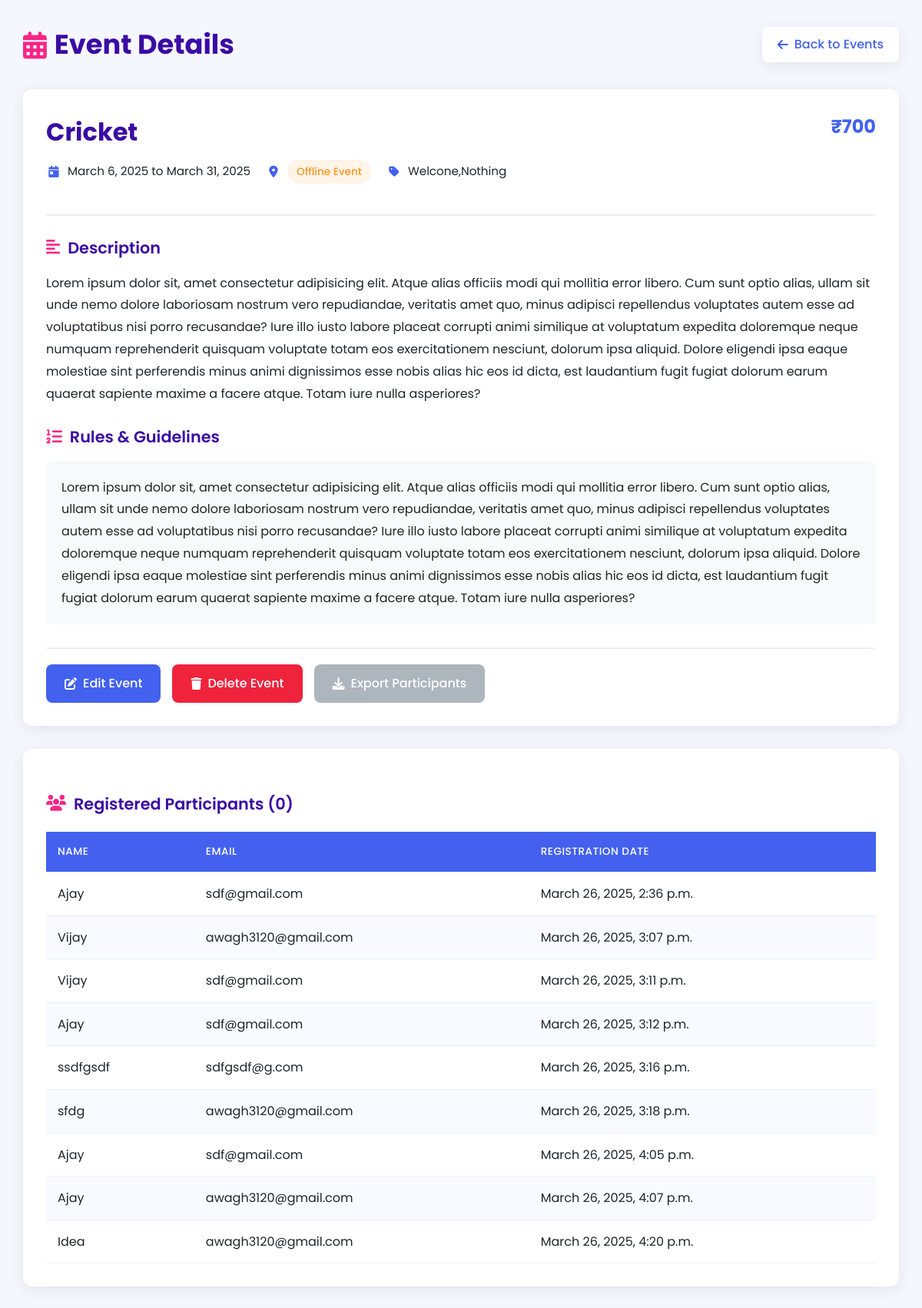
/dashboard/event-details/1 (signed in), run on the app's committed database.
### dashboard/models.py (models this page shows, shortened)
class Events(models.Model):
    title = models.CharField(max_length=200)
    content = models.TextField(null=True,blank=True)
    rules = models.TextField(null=True,blank=True)
    from_date = models.DateField(null=True,blank=True)
    to_date = models.DateField(null=True,blank=True)
    tags = models.CharField(max_length=200,null=True,blank=True)
    price = models.IntegerField(null=True,blank=True)
    mode = models.CharField(max_length=200,null=True,blank=True)

class Entries(models.Model):
    event = models.ForeignKey(Events, on_delete=models.CASCADE)
    team_name = models.CharField(max_length=200)
    members = models.TextField(null=True,blank=True)
    Mobile = models.IntegerField()
    email = models.EmailField()
    registration_date = models.DateTimeField(default=now)
    payment_status = models.BooleanField(default=False,null=True,blank=True)

### dashboard/views.py (the view)
# urls.py: path('event-details/<int:id>',eventDetails, name='event-detail-dashboard'),
@login_required(login_url="admin-login")
def eventDetails(request,id):
    event = Events.objects.get(id=id)
    entries_obj = Entries.objects.filter(event=event)
    return render(request,"dashboard/event_details.html",{"event":event,"entries_obj":entries_obj})

### templates/dashboard/event_details.html (shortened to what this page needs)
<!DOCTYPE html>
<html lang="en">
<head>
    <link rel="stylesheet" href="https://cdnjs.cloudflare.com/ajax/libs/font-awesome/6.4.0/css/all.min.css">
</head>
<body>
    <div class="container">
        <div class="header">
            <h1><i class="fas fa-calendar-alt"></i> Event Details</h1>
            <a href="/admin/events/" class="back-btn">
                <i class="fas fa-arrow-left"></i> Back to Events
            </a>
        </div>
        <div class="event-details-card">
            <div class="event-header">
                <div>
                    <h2 class="event-title">{{ event.title }}</h2>
                    <div class="event-meta">
                        <div class="meta-item">
                            <i class="fas fa-calendar-day"></i>
                            <span>{{ event.from_date }} to {{ event.to_date }}</span>
                        </div>
                        <div class="meta-item">
                            <i class="fas fa-map-marker-alt"></i>
                            <span class="event-mode {% if event.mode == 'Online' %}mode-online{% else %}mode-offline{% endif %}">
                                {{ event.mode }} Event
                            </span>
                        </div>
                        <div class="meta-item">
                            <i class="fas fa-tag"></i>
                            <span>{{ event.tags }}</span>
                        </div>
                    </div>
                </div>
                <div class="event-price">₹{{ event.price }}</div>
            </div>
            <h3 class="section-title"><i class="fas fa-align-left"></i> Description</h3>
            <div class="event-content">
                {{ event.content }}
            </div>
            <h3 class="section-title"><i class="fas fa-list-ol"></i> Rules & Guidelines</h3>
            <div class="event-rules">
                {{ event.rules|linebreaks }}
            </div>
            <div class="action-btns">
                <a href="/dashboard/edit-event/{{ event.id }}" class="btn btn-primary">
                    <i class="fas fa-edit"></i> Edit Event
                </a>
                <a href="/dashboard/delete-event/{{ event.id }}" class="btn btn-danger" onclick="confirmDelete('{{ event.id }}')">
                    <i class="fas fa-trash"></i> Delete Event
                </a>
                <a href="#" class="btn btn-secondary">
                    <i class="fas fa-download"></i> Export Participants
                </a>
            </div>
        </div>
        <div class="participants-section">
            <h3 class="section-title"><i class="fas fa-users"></i> Registered Participants ({{ participants|length }})</h3>
            <div class="table-responsive">
                <table class="participants-table">
                    <thead>
                        <tr>
                            <th>Name</th>
                            <th>Email</th>
                            <th>Registration Date</th>
                        </tr>
                    </thead>
                    <tbody>
                        {% for entries in entries_obj %}
                        <tr>
                            <td>{{ entries.team_name }}</td>
                            <td>{{ entries.email }}</td>
                            <td>{{ entries.registration_date }}</td>
                        </tr>
                        {% empty %}
                        <tr>
                            <td colspan="5" style="text-align: center; padding: 30px; color: var(--gray-color);">
                                No participants registered yet
                            </td>
                        </tr>
                        {% endfor %}
                    </tbody>
                </table>
            </div>
        </div>
    </div>
</body>
</html>

### templates/dashboard/event_details.html (style rules this page uses)
:root { --primary-color: #4361ee; --secondary-color: #3a0ca3; --accent-color: #f72585; --light-color: #f8f9fa; --dark-color: #212529; --success-color: #4cc9f0; --warning-color: #f8961e; --danger-color: #ef233c; --gray-color: #adb5bd; --card-shadow: 0 4px 20px rgba(0, 0, 0, 0.08); --transition: all 0.3s ease; }
* { margin: 0; padding: 0; box-sizing: border-box; font-family: 'Poppins', sans-serif; }
body { background-color: #f5f7ff; padding: 30px; color: var(--dark-color); line-height: 1.6; }
.container { max-width: 1200px; margin: 0 auto; }
.header { display: flex; justify-content: space-between; align-items: center; margin-bottom: 30px; }
.header h1 { color: var(--secondary-color); font-size: 2.2rem; font-weight: 700; display: flex; align-items: center; gap: 10px; }
.header h1 i { color: var(--accent-color); }
.back-btn { display: inline-flex; align-items: center; gap: 8px; padding: 10px 20px; background-color: white; border-radius: 8px; color: var(--primary-color); text-decoration: none; font-weight: 500; box-shadow: var(--card-shadow); transition: var(--transition); }
.event-details-card { background-color: white; border-radius: 12px; box-shadow: var(--card-shadow); padding: 30px; margin-bottom: 30px; transition: var(--transition); }
.event-header { display: flex; justify-content: space-between; align-items: flex-start; margin-bottom: 25px; padding-bottom: 20px; border-bottom: 2px solid rgba(67, 97, 238, 0.1); }
.event-title { font-size: 2rem; font-weight: 700; color: var(--secondary-color); margin-bottom: 10px; }
.event-meta { display: flex; flex-wrap: wrap; gap: 20px; margin-bottom: 20px; }
.meta-item { display: flex; align-items: center; gap: 8px; font-size: 0.95rem; }
.meta-item i { color: var(--primary-color); width: 20px; text-align: center; }
.event-mode { display: inline-block; padding: 5px 12px; border-radius: 20px; font-size: 0.85rem; font-weight: 500; }
.mode-offline { background-color: rgba(248, 150, 30, 0.1); color: var(--warning-color); }
.event-price { font-size: 1.5rem; font-weight: 700; color: var(--primary-color); }
.section-title { font-size: 1.3rem; font-weight: 600; color: var(--secondary-color); margin: 25px 0 15px; display: flex; align-items: center; gap: 10px; }
.section-title i { color: var(--accent-color); }
.event-content { line-height: 1.8; margin-bottom: 20px; }
.event-rules { background-color: var(--light-color); padding: 20px; border-radius: 8px; line-height: 1.8; }
.action-btns { display: flex; gap: 15px; margin-top: 30px; padding-top: 20px; border-top: 2px solid rgba(67, 97, 238, 0.1); }
.btn { display: inline-flex; align-items: center; justify-content: center; gap: 8px; padding: 12px 24px; border-radius: 8px; font-size: 16px; font-weight: 500; cursor: pointer; transition: var(--transition); border: none; text-decoration: none; }
.btn-primary { background-color: var(--primary-color); color: white; }
.btn-danger { background-color: var(--danger-color); color: white; }
.btn-secondary { background-color: var(--gray-color); color: white; }
.participants-section { background-color: white; border-radius: 12px; box-shadow: var(--card-shadow); padding: 30px; margin-top: 30px; }
.participants-table { width: 100%; border-collapse: collapse; margin-top: 20px; }
.participants-table th, .participants-table td { padding: 15px; text-align: left; border-bottom: 1px solid rgba(0, 0, 0, 0.05); }
.participants-table th { background-color: var(--primary-color); color: white; font-weight: 500; text-transform: uppercase; font-size: 0.85rem; letter-spacing: 0.5px; }
.participants-table tr:nth-child(even) { background-color: rgba(67, 97, 238, 0.03); }

### data on the page
Events: title "Cricket", from_date "March 6, 2025", to_date "March 31, 2025", mode "Offline", tags "Welcone,Nothing", price "700", content "Lorem ipsum dolor sit, amet consectetur adipisicing elit. Atque alias officiis modi qui mollitia error libero. Cum sunt optio alias, ullam sit unde nemo dolore laboriosam nostrum vero repudiandae, veritatis amet quo, minus adipisci repellendus voluptates autem esse ad voluptatibus nisi porro recusandae? Iure illo iusto labore placeat corrupti animi similique at voluptatum expedita doloremque neque numquam reprehenderit quisquam voluptate totam eos exercitationem nesciunt, dolorum ipsa aliquid. Dolore eligendi ipsa eaque molestiae sint perferendis minus animi dignissimos esse nobis alias hic eos id dicta, est laudantium fugit fugiat dolorum earum quaerat sapiente maxime a facere atque. Totam…", rules "Lorem ipsum dolor sit, amet consectetur adipisicing elit. Atque alias officiis modi qui mollitia error libero. Cum sunt optio alias, ullam sit unde nemo dolore laboriosam nostrum vero repudiandae, veritatis amet quo, minus adipisci repellendus voluptates autem esse ad voluptatibus nisi porro recusandae? Iure illo iusto labore placeat corrupti animi similique at voluptatum expedita doloremque neque numquam reprehenderit quisquam voluptate totam eos exercitationem nesciunt, dolorum ipsa aliquid. Dolore eligendi ipsa eaque molestiae sint perferendis minus animi dignissimos esse nobis alias hic eos id dicta, est laudantium fugit fugiat dolorum earum quaerat sapiente maxime a facere atque. Totam…"
Entries: team_name "Ajay", email "sdf@gmail.com", registration_date "March 26, 2025, 2:36 p.m."
Entries: team_name "Vijay", email "awagh3120@gmail.com", registration_date "March 26, 2025, 3:07 p.m."
Entries: team_name "Vijay", email "sdf@gmail.com", registration_date "March 26, 2025, 3:11 p.m."
Entries: team_name "Ajay", email "sdf@gmail.com", registration_date "March 26, 2025, 3:12 p.m."
Entries: team_name "ssdfgsdf", email "sdfgsdf@g.com", registration_date "March 26, 2025, 3:16 p.m."
Entries: team_name "sfdg", email "awagh3120@gmail.com", registration_date "March 26, 2025, 3:18 p.m."
Entries: team_name "Ajay", email "sdf@gmail.com", registration_date "March 26, 2025, 4:05 p.m."
Entries: team_name "Ajay", email "awagh3120@gmail.com", registration_date "March 26, 2025, 4:07 p.m."
Entries: team_name "Idea", email "awagh3120@gmail.com", registration_date "March 26, 2025, 4:20 p.m."

### other printed values
{{ participants|length }} "0"
